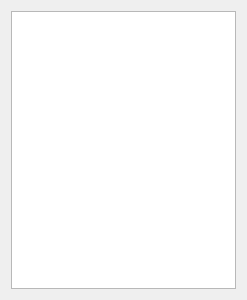
<?xml version="1.0" encoding="UTF-8"?>
<ui version="4.0">
 <class>EditableStringList</class>
 <widget class="QWidget" name="EditableStringList">
  <property name="geometry">
   <rect>
    <x>0</x>
    <y>0</y>
    <width>247</width>
    <height>300</height>
   </rect>
  </property>
  <property name="windowTitle">
   <string>Form</string>
  </property>
  <layout class="QVBoxLayout" name="verticalLayout">
   <item>
    <widget class="QListView" name="listView"/>
   </item>
  </layout>
 </widget>
 <resources/>
 <connections/>
</ui>
